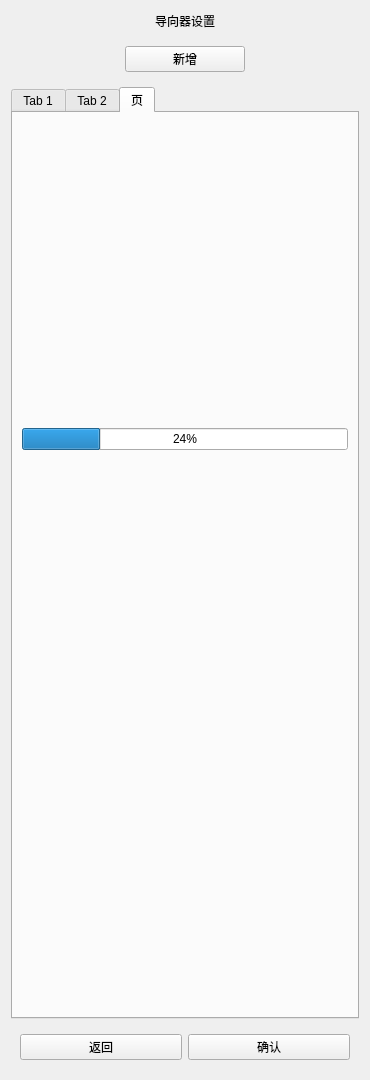
<?xml version="1.0" encoding="UTF-8"?>
<ui version="4.0">
 <class>JAddFiber</class>
 <widget class="qMRMLWidget" name="JAddFiber">
  <property name="geometry">
   <rect>
    <x>0</x>
    <y>0</y>
    <width>370</width>
    <height>1080</height>
   </rect>
  </property>
  <property name="styleSheet">
   <string notr="true"/>
  </property>
  <layout class="QVBoxLayout" name="verticalLayout">
   <item>
    <layout class="QHBoxLayout" name="horizontalLayout_10">
     <item>
      <spacer name="horizontalSpacer_2">
       <property name="orientation">
        <enum>Qt::Horizontal</enum>
       </property>
       <property name="sizeHint" stdset="0">
        <size>
         <width>40</width>
         <height>20</height>
        </size>
       </property>
      </spacer>
     </item>
     <item>
      <widget class="QLabel" name="label">
       <property name="text">
        <string>导向器设置</string>
       </property>
       <property name="alignment">
        <set>Qt::AlignCenter</set>
       </property>
      </widget>
     </item>
     <item>
      <spacer name="horizontalSpacer">
       <property name="orientation">
        <enum>Qt::Horizontal</enum>
       </property>
       <property name="sizeHint" stdset="0">
        <size>
         <width>40</width>
         <height>20</height>
        </size>
       </property>
      </spacer>
     </item>
    </layout>
   </item>
   <item>
    <layout class="QVBoxLayout" name="verticalLayout_3">
     <item>
      <widget class="QWidget" name="widget" native="true">
       <layout class="QHBoxLayout" name="horizontalLayout_2">
        <item>
         <widget class="QPushButton" name="btn_add_fiber">
          <property name="maximumSize">
           <size>
            <width>120</width>
            <height>16777215</height>
           </size>
          </property>
          <property name="styleSheet">
           <string notr="true"/>
          </property>
          <property name="text">
           <string>新增</string>
          </property>
         </widget>
        </item>
       </layout>
      </widget>
     </item>
     <item>
      <widget class="QTabWidget" name="tabWidget0">
       <property name="styleSheet">
        <string notr="true">QTabBar::tab{bordr:0px;width:30;height:20;font: 12px;border-top-right-radius: 0px;border-top-left-radius: 0px;color: rgb(255, 255, 255)};QTabBar::tab{height:40};
</string>
       </property>
       <property name="currentIndex">
        <number>2</number>
       </property>
       <widget class="QWidget" name="tab_5">
        <attribute name="title">
         <string>Tab 1</string>
        </attribute>
        <layout class="QVBoxLayout" name="verticalLayout_5">
         <property name="leftMargin">
          <number>0</number>
         </property>
         <property name="topMargin">
          <number>0</number>
         </property>
         <property name="rightMargin">
          <number>0</number>
         </property>
         <property name="bottomMargin">
          <number>0</number>
         </property>
         <item>
          <widget class="QTabWidget" name="tabWidget">
           <property name="styleSheet">
            <string notr="true"/>
           </property>
          </widget>
         </item>
        </layout>
       </widget>
       <widget class="QWidget" name="tab_6">
        <attribute name="title">
         <string>Tab 2</string>
        </attribute>
        <layout class="QVBoxLayout" name="verticalLayout_2">
         <property name="leftMargin">
          <number>0</number>
         </property>
         <property name="topMargin">
          <number>0</number>
         </property>
         <property name="rightMargin">
          <number>0</number>
         </property>
         <property name="bottomMargin">
          <number>0</number>
         </property>
         <item>
          <widget class="QWidget" name="container" native="true"/>
         </item>
        </layout>
       </widget>
       <widget class="QWidget" name="tab_7">
        <attribute name="title">
         <string>页</string>
        </attribute>
        <layout class="QVBoxLayout" name="verticalLayout_4">
         <item>
          <widget class="QLabel" name="label_2">
           <property name="minimumSize">
            <size>
             <width>300</width>
             <height>300</height>
            </size>
           </property>
           <property name="text">
            <string/>
           </property>
          </widget>
         </item>
         <item>
          <widget class="QProgressBar" name="progressBar">
           <property name="value">
            <number>24</number>
           </property>
          </widget>
         </item>
         <item>
          <spacer name="verticalSpacer">
           <property name="orientation">
            <enum>Qt::Vertical</enum>
           </property>
           <property name="sizeHint" stdset="0">
            <size>
             <width>20</width>
             <height>564</height>
            </size>
           </property>
          </spacer>
         </item>
        </layout>
       </widget>
      </widget>
     </item>
     <item>
      <widget class="QWidget" name="widget_2" native="true">
       <layout class="QHBoxLayout" name="horizontalLayout">
        <item>
         <widget class="QPushButton" name="btnReturn">
          <property name="text">
           <string>返回</string>
          </property>
         </widget>
        </item>
        <item>
         <widget class="QPushButton" name="btnConfirm">
          <property name="text">
           <string>确认</string>
          </property>
         </widget>
        </item>
       </layout>
      </widget>
     </item>
    </layout>
   </item>
  </layout>
 </widget>
 <customwidgets>
  <customwidget>
   <class>qMRMLWidget</class>
   <extends>QWidget</extends>
   <header>qMRMLWidget.h</header>
   <container>1</container>
  </customwidget>
 </customwidgets>
 <resources/>
 <connections/>
</ui>
